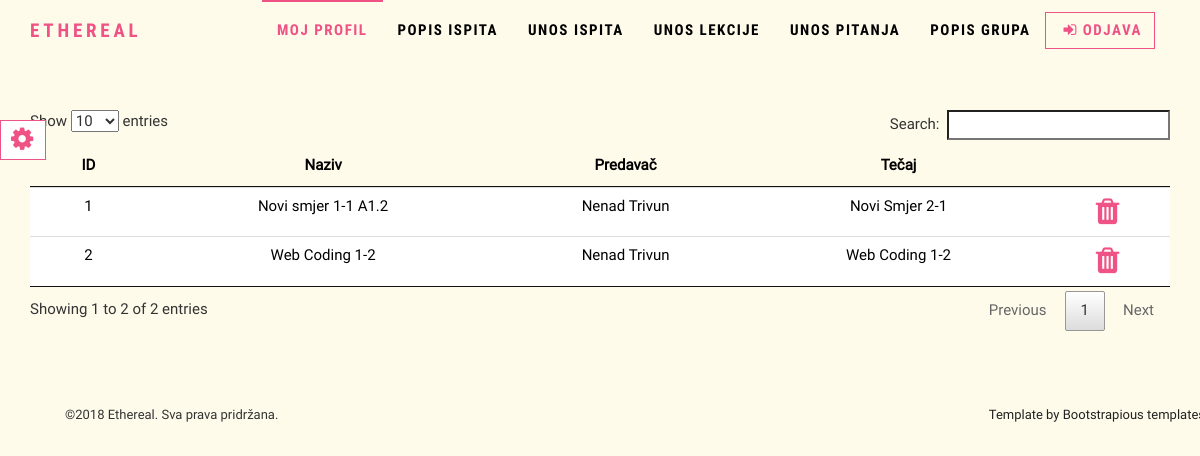
Page /php/groups.php (signed in) on the committed database.
### tables this page shows
CREATE TABLE `grupa` (
  `id` int(11) NOT NULL,
  `naziv` varchar(100) NOT NULL,
  `id_predavac_fk` int(11) NOT NULL,
  `id_tecaj_fk` int(11) NOT NULL
);

CREATE TABLE `users` (
  `id` int(11) NOT NULL,
  `ime` varchar(30) NOT NULL,
  `prezime` varchar(30) NOT NULL,
  `username` varchar(255) NOT NULL,
  `password` varchar(255) NOT NULL,
  `oib` varchar(11) NOT NULL,
  `email` varchar(255) NOT NULL,
  `telefon` varchar(50) NOT NULL,
  `adresa` varchar(50) NOT NULL,
  `datum_rodjenja` date NOT NULL,
  `id_status_fk` int(11) NOT NULL
);

CREATE TABLE `tecaj` (
  `id` int(11) NOT NULL,
  `smjer` varchar(100) NOT NULL
);

### php/includes/functions.php (called while the page is built, shortened)
<?php
	function checkStatus(){
		$role = $_SESSION['role'];
		$adminPages = array("course_add","courses","users","user_add","user");
		switch($role){
			case("2"):
				if (in_array(basename(__FILE__, ".php"), $adminPages)){
					return false;
				}
				else{
					return 2;
				}
				break;
		}
	}
	?>

### php/groups.php (the view, shortened to what this page needs)
<?php
require_once "includes/functions.php";
$con = spajanje();
$status = checkStatus();
if($status !== 1 && $status !== 2){
	header("refresh:2;url=index.php");
	die("Nemate ovlasti za pristup ovoj stranici! Prebacujem na index.php...");
}
else{
	$currentUser = $_SESSION['userid'];
	if($status == 1){
	$sql = "SELECT grupa.id, grupa.naziv, users.ime, users.prezime, tecaj.smjer
			FROM grupa
			INNER JOIN users ON users.id = grupa.id_predavac_fk
			INNER JOIN tecaj ON tecaj.id = grupa.id_tecaj_fk
			WHERE users.id_status_fk = 2;";
	}
	else{
		$sql = "SELECT grupa.id, grupa.naziv, users.ime, users.prezime, tecaj.smjer
			FROM grupa
			INNER JOIN users ON users.id = grupa.id_predavac_fk
			INNER JOIN tecaj ON tecaj.id = grupa.id_tecaj_fk
			WHERE users.id_status_fk = 2
			AND grupa.id_predavac_fk = $currentUser;";
	}
	$result = mysqli_query($con, $sql);
	require_once "includes/header.php";
		if (mysqli_num_rows($result) > 0){
			echo '
			<table id = "table" class="table table-hover">
				<thead>
					<tr>
						<th>ID</th>
						<th>Naziv</th>
						<th>Predavač</th>
						<th>Tečaj</th>
						<th></th>
					</tr>
				</thead>
				<tbody>';
		while($group = mysqli_fetch_assoc($result)){
			echo "
				<tr class = 'clickable-row-group' id ='".$group['id']."'>
					<td>".$group['id']."</td>
					<td>".$group['naziv']."</td>
					<td>".$group['ime']." ".$group['prezime']."</td>
					<td>".$group['smjer']."</td>
					<td>
						<a class = 'NOUNDERLINE' href='groups.php?obrisi=true&id=".$group['id']."' onclick='return confirm(\"Jeste li sigurni da zelite obrisati grupu?\")'>
							<i class='fa fa-trash fa-2x' aria-hidden='true'></i>
						</a>
					</td>
				</tr>";
		}
		echo "</tbody></table>";
	}
		else {
			echo "<p>U bazi nema rezultata za ovaj upit: $sql </p>";
		}
}
require "includes/footer.php";
?>

### css/style.default.css (style rules this page uses)
html { height: 100%; }
body { height: 100%; }
a, button { -webkit-transition: all 0.2s ease-out; -moz-transition: all 0.2s ease-out; transition: all 0.2s ease-out; }
a i.fa, button i.fa { margin: 0 5px; }
a { text-decoration: none; }
body { font-family: "Roboto", Helvetica, Arial, sans-serif; font-size: 15px; line-height: 1.55; color: #000; background-color: #fff; }
a { color: #ef5285; text-decoration: none; }

### rows in the picture
grupa: id "1", naziv "Novi smjer 1-1 A1.2", id_predavac_fk.ime "Nenad", id_predavac_fk.prezime "Trivun", id_tecaj_fk.smjer "Novi Smjer 2-1"
grupa: id "2", naziv "Web Coding 1-2", id_predavac_fk.ime "Nenad", id_predavac_fk.prezime "Trivun", id_tecaj_fk.smjer "Web Coding 1-2"
